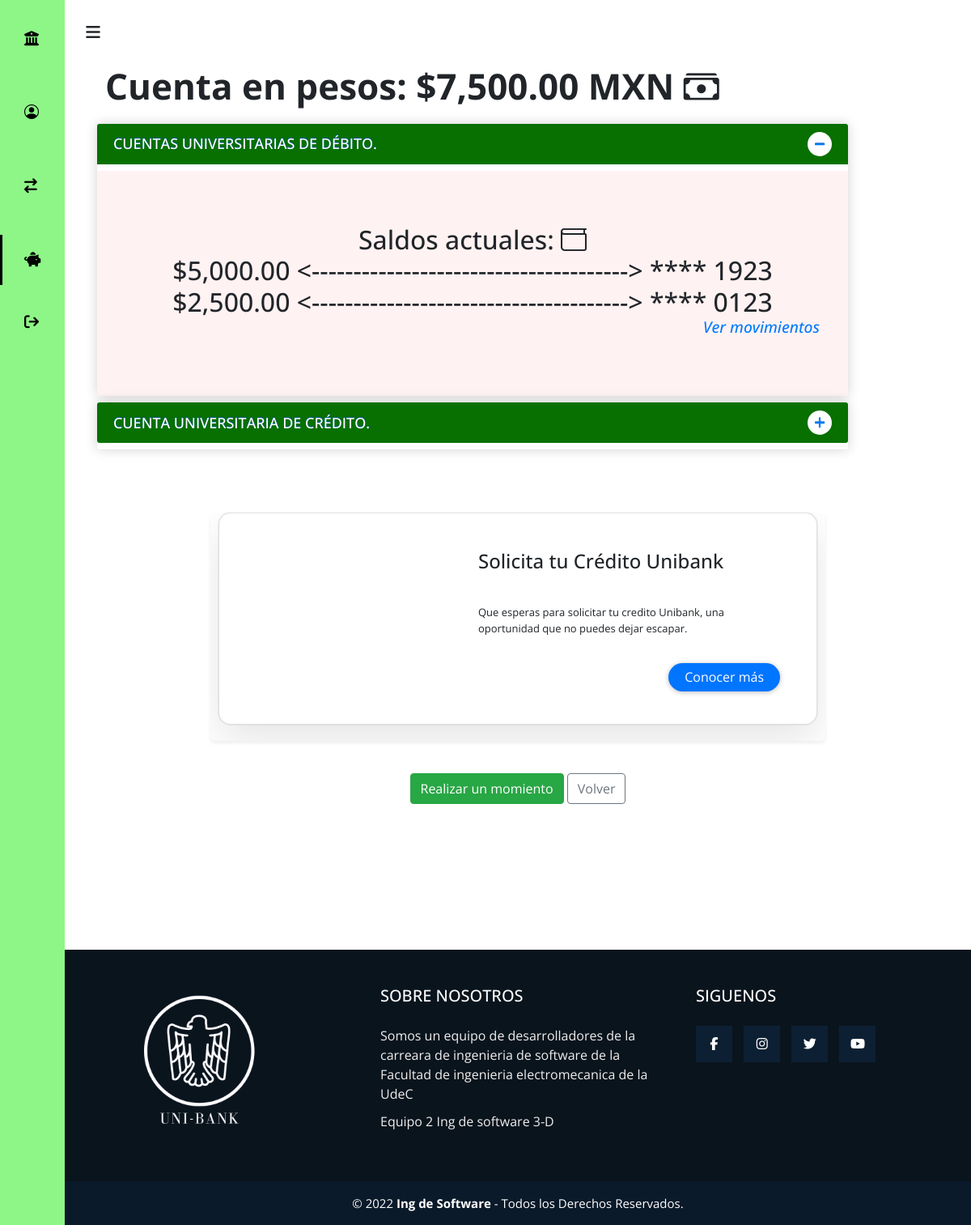
/consultas.php (signed in), run on an earlier commit of the app's database.
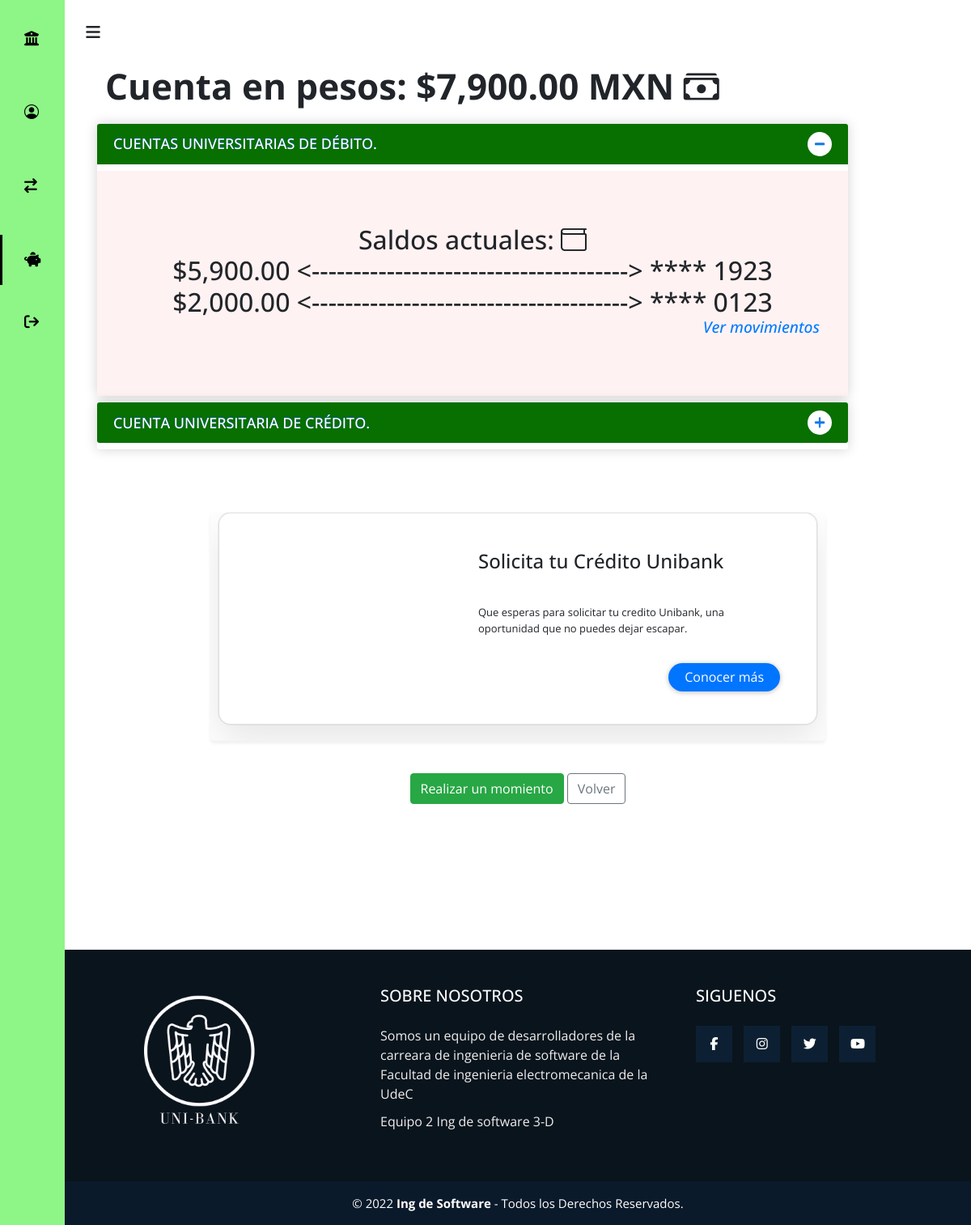
And on a later commit of the database.
### tables this page shows
CREATE TABLE `debito` (
  `idTarjeta` int(11) NOT NULL,
  `codigoCliente` varchar(50) NOT NULL DEFAULT '',
  `BIN` varchar(16) NOT NULL,
  `expira` date NOT NULL,
  `codeSecurity` int(11) NOT NULL,
  `nip` varchar(4) NOT NULL,
  `saldoDeb` decimal(20,2) DEFAULT NULL
);

### vistas/consultas.view.php (the view, shortened to what the changed rows need)
<!DOCTYPE html>
<html lang="en">
<head>
    <link rel="stylesheet" href="https://stackpath.bootstrapcdn.com/bootstrap/4.3.1/css/bootstrap.min.css">
    <link rel="stylesheet" type="text/css" href="https://cdnjs.cloudflare.com/ajax/libs/Swiper/5.4.5/css/swiper.css">
    <link rel="stylesheet" href="css/estilos.css">
    <link rel="stylesheet" href="https://use.fontawesome.com/releases/v5.7.2/css/all.css"
>
    <link rel="stylesheet" href="https://cdn.jsdelivr.net/npm/bootstrap-icons@1.9.1/font/bootstrap-icons.css">
</head>
<body id="body">
    <header>
      <div class="icon__menu">
        <i class="fas fa-bars" id="btn_open"></i>
      </div>
    </header>
    <div class="menu__side" id="menu_side">
        <a href="index.php">
            <div class="name__page">
                <i class="fas fa-university"></i>
                <h4>Unibank</h4>
            </div>
        </a>
        <div class="options__menu">
            <a href="./cliente.php">
                <div class="option">
                <i class="bi bi-person-circle"></i>
                    <h4>Inicio</h4>
                </div>
            </a>
            <a href="./movimientos/transferencia.php">
                <div class="option">
                    <i class="fas fa-exchange"></i>
                    <h4>Transferencias rapidas</h4>
                </div>
            </a>
            <a href="./consultas.php" class="selected">
                <div class="option">
                    <i class="fas fa-piggy-bank"></i>
                    <h4>Consulta</h4>
                </div>
            </a>
            <a href="./funciones/cerrarSesion.php">
                <div class="option">
                    <i class="fas fa-sign-out"></i>
                    <h4>Cerrar sesion</h4>
                </div>
            </a>
        </div>
    </div>
    <main>
    <h2 class="saldo">Cuenta en pesos:  <?php echo '$' . number_format($saldoSuma, 2 , '.' , ',' ); ?> MXN  <i class="bi bi-cash-stack"></i></h2>
    <div class="wrapper">
    <div class="parent-tab">
      <label for="tab-1">
        <span>CUENTAS UNIVERSITARIAS DE DÉBITO.</span>
        <div class="icon"><i class="fas fa-plus"></i></div>
      </label>
      <div class="content">
      <div class="card-body" name="debito">
          <p><h2 class="display-7">Saldos actuales:  <i class="bi bi-wallet"></i> <?php echo '<br>'; ?>  <span id="saldo">
            <?php if(empty($debito)){
              echo 'No se ha solicitado una tarjeta de debito';
            }else{
            foreach($datosDeb as $debito):
            echo '$' . number_format($debito['saldoDeb'], 2 , '.' , ',' ) .' <--------------------------------------> **** ' . substr($debito['BIN'], 12) . '</br>';
            endforeach;
            }
            ?>
            <div class="col"><a href="movimientos/historial.php"><?php if(empty($debito)){}else{echo 'Ver movimientos';}?></a></div></span></h2></div></p>
      </div>
    </div>
    <div class="parent-tab">
      <label for="tab-2">
        <span>CUENTA UNIVERSITARIA DE CRÉDITO.</span>
        <div class="icon"><i class="fas fa-plus"></i></div>
      </label>
    </div>
    </div>
    <div class="article-contener">
        <ul class="groups">
            <li>
                <div class="card">
                    <div class="image-session">
                        <span class="image" style="background-image: url('assets/img/car2.jpg');"></span>
                    </div>
                    <div class="meta-sission">
                        <div class="body">
                            <h2 class="title">Solicita tu Crédito Unibank</h2>
                            <p class="desc">Que esperas para solicitar tu credito Unibank, una oportunidad que no puedes dejar escapar.</p>
                        </div>
                        <div class="footer">
                            <a href="#" class="button">Conocer más</a>
                        </div>
                    </div>
                </div>
            </li>
        </ul>
    </div>
    <div class="container-btn">
        <a href="movimientos/transferencia.php" class="btn btn-success">Realizar un momiento</a>
        <a href="cliente.php" class="btn btn-outline-secondary">Volver</a>
    </div>
    </main>
    <footer class="pie-pagina">
        <div class="grupo-1">
            <div class="box">
                <figure>
                    <a href="#">
                        <img src="assets/unibank.png" alt="Logo de SLee Dw">
                    </a>
                </figure>
            </div>
            <div class="box">
                <h2>SOBRE NOSOTROS</h2>
                <p>Somos un equipo de desarrolladores de la carreara de ingenieria de software de la Facultad de ingenieria electromecanica de la UdeC</p>
                <p>Equipo 2 Ing de software 3-D</p>
            </div>
            <div class="box">
                <h2>SIGUENOS</h2>
                <div class="red-social">
                    <a href="#" class="fa fa-facebook"></a>
                    <a href="#" class="fa fa-instagram"></a>
                    <a href="#" class="fa fa-twitter"></a>
                    <a href="#" class="fa fa-youtube"></a>
                </div>
            </div>
        </div>
        <div class="grupo-2">
            <small>&copy; 2022 <b>Ing de Software</b> - Todos los Derechos Reservados.</small>
        </div>
    </footer>
</body>
</html>

What changed in the data, as far as the page shows it:
changed debito (number 1 of 2 on the later page): saldoDeb "5,000.00" → "5,900.00"
changed debito (number 2 of 2 on the later page): saldoDeb "2,500.00" → "2,000.00"
Also different on the page:
$saldoSuma: "7,500.00" → "7,900.00"
